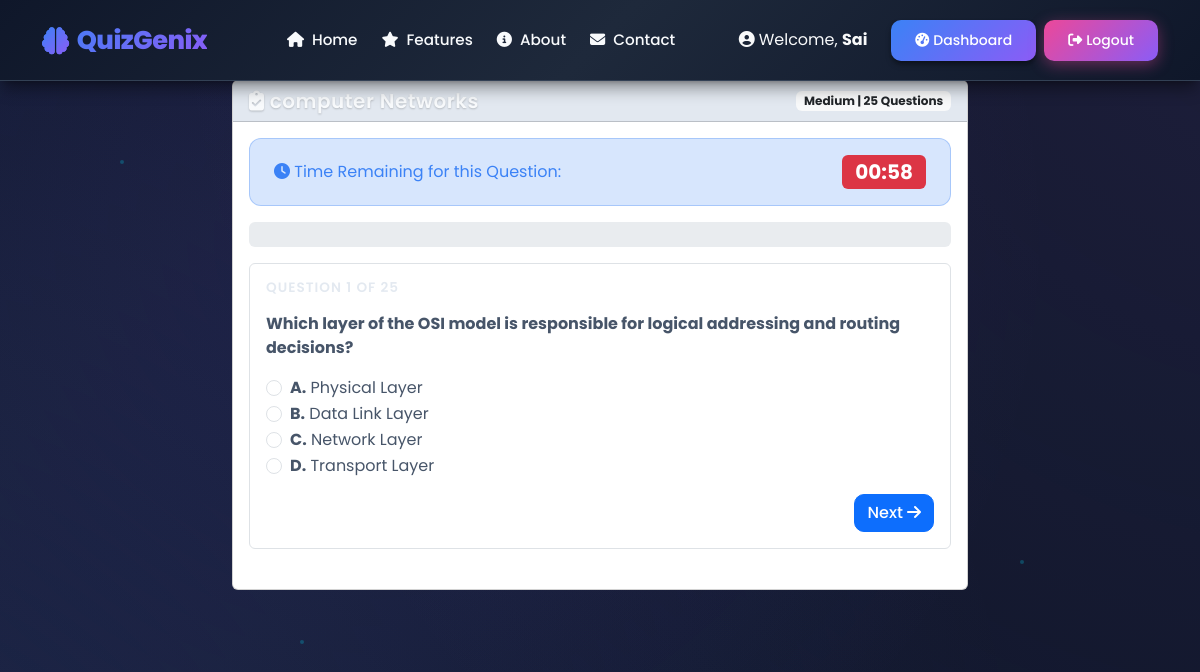
Page /quiz/8/ (signed in) on the committed database.
### quiz_project/quiz/models.py (models this page shows, shortened)
class Quiz(models.Model):
    DIFFICULTY_CHOICES = [
        ('Easy', 'Easy'),
        ('Medium', 'Medium'),
        ('Hard', 'Hard'),
    ]
    user = models.ForeignKey(User, on_delete=models.CASCADE, related_name='quizzes')
    pdf = models.ForeignKey(PDFDocument, on_delete=models.CASCADE, related_name='quizzes')
    subject = models.CharField(max_length=255)
    difficulty = models.CharField(max_length=20, choices=DIFFICULTY_CHOICES)
    number_of_questions = models.IntegerField()
    created_at = models.DateTimeField(auto_now_add=True)
    is_completed = models.BooleanField(default=False)
    class Meta:
        ordering = ['-created_at']

class Question(models.Model):
    quiz = models.ForeignKey(Quiz, on_delete=models.CASCADE, related_name='questions')
    question_text = models.TextField()
    option_a = models.CharField(max_length=500)
    option_b = models.CharField(max_length=500)
    option_c = models.CharField(max_length=500)
    option_d = models.CharField(max_length=500)
    correct_answer = models.CharField(max_length=1, choices=[
        ('A', 'A'),
        ('B', 'B'),
        ('C', 'C'),
        ('D', 'D'),
    ])
    explanation = models.TextField(blank=True, null=True)
    order = models.IntegerField(default=0)
    class Meta:
        ordering = ['order']

### quiz_project/quiz/views.py (the view)
# urls.py: path('quiz/<int:quiz_id>/', views.take_quiz, name='take_quiz'),
@login_required
def take_quiz(request, quiz_id):
    quiz = get_object_or_404(Quiz, id=quiz_id, user=request.user)
    questions = quiz.questions.all()
    context = {
        'quiz': quiz,
        'questions': questions,
    }
    return render(request, 'quiz/take_quiz.html', context)

### quiz_project/templates/quiz/take_quiz.html (shortened to what this page needs)
{% extends 'quiz/base.html' %}
{% block content %}
<div class="row">
    <div class="col-lg-8 mx-auto">
        <div class="card mb-4">
            <div class="card-header bg-primary text-white d-flex justify-content-between align-items-center">
                <h5 class="mb-0 quiz-subject-title">
                    <i class="fas fa-clipboard-check"></i> {{ quiz.subject }}
                </h5>
                <span class="badge bg-light text-dark">
                    {{ quiz.difficulty }} | {{ quiz.number_of_questions }} Questions
                </span>
            </div>
            <div class="card-body">
                <div class="alert alert-info d-flex justify-content-between align-items-center mb-3">
                    <span><i class="fas fa-clock"></i> Time Remaining for this Question:</span>
                    <span id="timer" class="badge bg-danger fs-5">01:00</span>
                </div>
                <div class="progress mb-3" style="height: 25px;">
                </div>
                <form method="post" id="quizForm" action="{% url 'submit_quiz' quiz.id %}">
                    {% for question in questions %}
                    <div class="question-card mb-4 p-3 border rounded"
                         id="question_{{ forloop.counter }}"
                         data-question-id="{{ question.id }}"
                         style="{% if forloop.counter != 1 %}display: none;{% endif %}">
                        <h6 class="question-counter mb-3">
                            Question {{ forloop.counter }} of {{ questions.count }}
                        </h6>
                        <p class="question-text fw-bold mb-3">
                            {{ question.question_text }}
                        </p>
                        <div class="options">
                            <div class="form-check quiz-option" onclick="selectOption(this, '{{ question.id }}', 'A')">
                                <input class="form-check-input" type="radio"
                                       name="question_{{ question.id }}"
                                       id="q{{ question.id }}_A" value="A">
                                <label class="form-check-label" for="q{{ question.id }}_A">
                                    <strong>A.</strong> {{ question.option_a }}
                                </label>
                            </div>
                            <div class="form-check quiz-option" onclick="selectOption(this, '{{ question.id }}', 'B')">
                                <input class="form-check-input" type="radio"
                                       name="question_{{ question.id }}"
                                       id="q{{ question.id }}_B" value="B">
                                <label class="form-check-label" for="q{{ question.id }}_B">
                                    <strong>B.</strong> {{ question.option_b }}
                                </label>
                            </div>
                            <div class="form-check quiz-option" onclick="selectOption(this, '{{ question.id }}', 'C')">
                                <input class="form-check-input" type="radio"
                                       name="question_{{ question.id }}"
                                       id="q{{ question.id }}_C" value="C">
                                <label class="form-check-label" for="q{{ question.id }}_C">
                                    <strong>C.</strong> {{ question.option_c }}
                                </label>
                            </div>
                            <div class="form-check quiz-option" onclick="selectOption(this, '{{ question.id }}', 'D')">
                                <input class="form-check-input" type="radio"
                                       name="question_{{ question.id }}"
                                       id="q{{ question.id }}_D" value="D">
                                <label class="form-check-label" for="q{{ question.id }}_D">
                                    <strong>D.</strong> {{ question.option_d }}
                                </label>
                            </div>
                        </div>
                        <div class="d-flex justify-content-between mt-3">
                            {% if forloop.counter < questions.count %}
                            <button type="button" class="btn btn-primary" onclick="nextQuestion({{ forloop.counter }})">
                                Next <i class="fas fa-arrow-right"></i>
                            </button>
                            {% else %}
                            <button type="button" class="btn btn-success" onclick="submitQuiz()">
                                <i class="fas fa-check-circle"></i> Submit Quiz
                            </button>
                            {% endif %}
                        </div>
                    </div>
                    {% endfor %}
                </form>
            </div>
        </div>
    </div>
</div>
{% endblock %}

### quiz_project/templates/quiz/base.html (shortened to what this page needs)
<!DOCTYPE html>
<html lang="en">
<head>
    <link href="https://cdn.jsdelivr.net/npm/bootstrap@5.3.0/dist/css/bootstrap.min.css" rel="stylesheet">
    <link rel="stylesheet" href="https://cdnjs.cloudflare.com/ajax/libs/font-awesome/6.4.0/css/all.min.css">
</head>
<body>
    <div class="bg-animation">
        <div class="particles">
            <div class="particle"></div>
            <div class="particle"></div>
            <div class="particle"></div>
        </div>
    </div>
    <nav class="quiz-navbar navbar navbar-expand-lg navbar-dark">
        <div class="container">
            <a class="navbar-brand" href="{% url 'landing' %}">
                <i class="fas fa-brain"></i>
                QuizGenix
            </a>
            <div class="collapse navbar-collapse" id="navbarNav">
                <ul class="navbar-nav mx-auto">
                    <li class="nav-item">
                        <a class="nav-link {% if request.resolver_match.url_name == 'landing' or request.resolver_match.url_name == 'home' %}active{% endif %}" href="{% url 'landing' %}">
                            <i class="fas fa-home me-1"></i> Home
                        </a>
                    </li>
                    <li class="nav-item">
                        <a class="nav-link" href="{% url 'landing' %}#features">
                            <i class="fas fa-star me-1"></i> Features
                        </a>
                    </li>
                    <li class="nav-item">
                        <a class="nav-link" href="{% url 'about' %}">
                            <i class="fas fa-info-circle me-1"></i> About
                        </a>
                    </li>
                    <li class="nav-item">
                        <a class="nav-link" href="{% url 'contact' %}">
                            <i class="fas fa-envelope me-1"></i> Contact
                        </a>
                    </li>
                </ul>
                {% if user.is_authenticated %}
                <div class="d-flex gap-2 align-items-center">
                    {% if user.is_staff %}
                    <span class="text-light me-3">
                        <i class="fas fa-user-shield me-1"></i>Welcome, <strong>Admin {{ user.username }}</strong>
                    </span>
                    <a href="{% url 'admin_dashboard' %}" class="btn btn-gradient">
                        <i class="fas fa-cogs me-1"></i>Admin Panel
                    </a>
                    <a href="{% url 'admin_logout' %}" class="btn btn-gradient btn-gradient-secondary">
                        <i class="fas fa-sign-out-alt me-1"></i>Logout
                    </a>
                    {% else %}
                    <span class="text-light me-3">
                        <i class="fas fa-user-circle me-1"></i>Welcome, <strong>{{ user.username }}</strong>
                    </span>
                    <a href="{% url 'dashboard' %}" class="btn btn-gradient">
                        <i class="fas fa-tachometer-alt me-1"></i>Dashboard
                    </a>
                    <a href="{% url 'logout' %}" class="btn btn-gradient btn-gradient-secondary">
                        <i class="fas fa-sign-out-alt me-1"></i>Logout
                    </a>
                    {% endif %}
                </div>
                {% endif %}
            </div>
        </div>
    </nav>
    <div class="main-content">
        <div class="container">
            {% block content %}{% endblock %}
        </div>
    </div>
</body>
</html>

### quiz_project/templates/quiz/take_quiz.html (style rules this page uses)
.quiz-subject-title { color: #ffffff !important; font-weight: 600; letter-spacing: 0.5px; text-shadow: 0 1px 2px rgba(0, 0, 0, 0.2); }
.question-counter { color: #e2e8f0 !important; font-weight: 600; letter-spacing: 1px; text-transform: uppercase; font-size: 0.85rem; opacity: 0.95; }

### rows in the picture
Quiz: subject "computer Networks", difficulty "Medium", number_of_questions "25"
Question: count "25", question_text "Which layer of the OSI model is responsible for logical addressing and routing decisions?", option_a "Physical Layer", option_b "Data Link Layer", option_c "Network Layer", option_d "Transport Layer"

### other values in the picture
{{ user.username }} "Sai"
